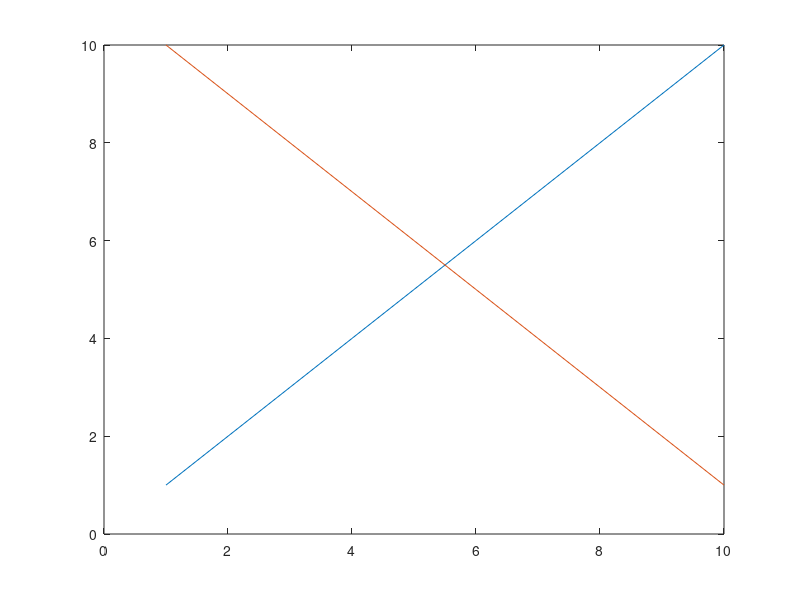

MATLAB code to generate this figure: (Note: this script raises an error after producing the figure.)
%=============================================================================
% Copyright (c) 2026-present Allan CORNET (Nelson)
%=============================================================================
% This file is part of Nelson.
%=============================================================================
% LICENCE_BLOCK_BEGIN
% SPDX-License-Identifier: LGPL-3.0-or-later
% LICENCE_BLOCK_END
%=============================================================================
% <--ADV-CLI MODE-->
%=============================================================================
% Outside legend: the axes gives up legend size + tick inset + 8pt from its outer box,
% Position follows the loose inset and the legend sits the gap away at a constant pixel size.
gap = 8 * 96 / 72;
W = 480;
H = 420;
f = figure('Visible', 'off', 'Position', [100 100 W H]);
plot(1:10, 'DisplayName', 'G1');
hold on;
plot(10:-1:1, 'DisplayName', 'G2');
ax = gca;
drawnow();
basePosition = ax.Position;
baseOuter = ax.OuterPosition;
asserts.isapprox(basePosition, [0.13 0.11 0.775 0.815], 1e-12);
asserts.isapprox(baseOuter, [0 0 1 1], 1e-12);
lgd = legend('Location', 'northeastoutside');
drawnow();
legendPixelSize = lgd.Position(3:4) .* [W H];
locations = {'northeastoutside', 'southeastoutside', 'eastoutside', 'bestoutside', ...
  'northwestoutside', 'southwestoutside', 'westoutside', 'northoutside', 'southoutside'};
for k = 1:numel(locations)
  lgd.Location = locations{k};
  drawnow();
  assertOutsideLegendLayout(ax, lgd, locations{k}, W, H, gap);
  asserts.isapprox(lgd.Position(3:4) .* [W H], legendPixelSize, 1e-6);
  asserts.isequal(char(ax.PositionConstraint), 'outerposition');
end
% back inside gives the room back
lgd.Location = 'northeast';
drawnow();
asserts.isapprox(ax.Position, basePosition, 1e-12);
asserts.isapprox(ax.OuterPosition, baseOuter, 1e-12);
% so does deleting the legend
lgd.Location = 'eastoutside';
drawnow();
asserts.istrue(ax.Position(3) < basePosition(3));
delete(lgd);
drawnow();
asserts.isapprox(ax.Position, basePosition, 1e-12);
asserts.isapprox(ax.OuterPosition, baseOuter, 1e-12);
close(f);
%=============================================================================
% a resize keeps the legend pixel size and re-derives the slot for the new size
f = figure('Visible', 'off', 'Position', [100 100 W H]);
plot(1:10, 'DisplayName', 'G1');
hold on;
plot(10:-1:1, 'DisplayName', 'G2');
ax = gca;
lgd = legend('Location', 'northeastoutside');
drawnow();
legendPixelSize = lgd.Position(3:4) .* [W H];
sizes = [860 420; 480 600; 300 300; 624 546];
for k = 1:size(sizes, 1)
  f.Position = [100 100 sizes(k, :)];
  drawnow();
  assertOutsideLegendLayout(ax, lgd, 'northeastoutside', sizes(k, 1), sizes(k, 2), gap);
  asserts.isapprox(lgd.Position(3:4) .* sizes(k, :), legendPixelSize, 1e-6);
end
% a legend title grows the legend and the slot with it
title(lgd, 'Group');
drawnow();
asserts.istrue(lgd.Position(4) * sizes(end, 2) > legendPixelSize(2));
assertOutsideLegendLayout(ax, lgd, 'northeastoutside', sizes(end, 1), sizes(end, 2), gap);
close(f);
%=============================================================================
% a manual Position gives the slot from Position itself, keeping its left edge
f = figure('Visible', 'off', 'Position', [100 100 W H]);
plot(1:10, 'DisplayName', 'G1');
hold on;
plot(10:-1:1, 'DisplayName', 'G2');
ax = gca;
ax.Position = [0.2 0.2 0.6 0.6];
drawnow();
lgd = legend('Location', 'northeastoutside');
drawnow();
asserts.isequal(char(ax.PositionConstraint), 'innerposition');
tight = ax.TightInset;
slot = lgd.Position(3) * W + tight(3) * W + gap;
asserts.isapprox(ax.Position, [0.2 0.2 0.6 - slot / W, 0.6], 1e-9);
asserts.isapprox(lgd.Position(1) * W, (ax.Position(1) + ax.Position(3) + tight(3)) * W + gap, 1e-6);
asserts.isapprox(lgd.Position(2) + lgd.Position(4), ax.Position(2) + ax.Position(4), 1e-9);
lgd.Location = 'northeast';
drawnow();
asserts.isapprox(ax.Position, [0.2 0.2 0.6 0.6], 1e-12);
close(f);
%=============================================================================
% only the peer axes of the legend gives up room
f = figure('Visible', 'off', 'Position', [100 100 860 420]);
ax1 = subplot(1, 2, 1);
plot(ax1, 1:10, 'DisplayName', 'G1');
ax2 = subplot(1, 2, 2);
plot(ax2, 1:10);
drawnow();
position2 = ax2.Position;
width1 = ax1.Position(3);
lgd = legend(ax1, 'Location', 'northeastoutside');
drawnow();
asserts.istrue(ax1.Position(3) < width1);
asserts.isapprox(ax2.Position, position2, 1e-12);
asserts.istrue(lgd.Position(1) >= ax1.Position(1) + ax1.Position(3));
close(f);
%=============================================================================
% an outside legend and an outside colorbar share the side of the same axes
f = figure('Visible', 'off', 'Position', [100 100 860 420]);
plot(1:10, 'DisplayName', 'G1');
hold on;
plot(10:-1:1, 'DisplayName', 'G2');
ax = gca;
lgd = legend('Location', 'northeastoutside');
cb = colorbar('Location', 'eastoutside');
drawnow();
f.Position = [100 100 640 420];
drawnow();
axRight = ax.Position(1) + ax.Position(3);
asserts.istrue(lgd.Position(1) >= axRight);
asserts.istrue(cb.Position(1) >= axRight);
asserts.istrue(lgd.Position(1) + lgd.Position(3) <= 1);
asserts.istrue(cb.Position(1) + cb.Position(3) <= 1);
close(f);
%=============================================================================
function assertOutsideLegendLayout(ax, lgd, location, W, H, gap)
  tight = ax.TightInset;
  lgdPx = lgd.Position .* [W H W H];
  position = ax.Position .* [W H W H];
  isEast = contains(location, 'east') || strcmp(location, 'bestoutside');
  if isEast
    slot = lgdPx(3) + tight(3) * W + gap;
    expectedOuter = [0, 0, 1 - slot / W, 1];
    asserts.isapprox(lgdPx(1), position(1) + position(3) + tight(3) * W + gap, 1e-6);
  elseif contains(location, 'west')
    slot = lgdPx(3) + tight(1) * W + gap;
    expectedOuter = [slot / W, 0, 1 - slot / W, 1];
    asserts.isapprox(lgdPx(1) + lgdPx(3), position(1) - tight(1) * W - gap, 1e-6);
  elseif strcmp(location, 'northoutside')
    slot = lgdPx(4) + tight(4) * H + gap;
    expectedOuter = [0, 0, 1, 1 - slot / H];
    asserts.isapprox(lgdPx(2), position(2) + position(4) + tight(4) * H + gap, 1e-6);
  else
    slot = lgdPx(4) + tight(2) * H + gap;
    expectedOuter = [0, slot / H, 1, 1 - slot / H];
    asserts.isapprox(lgdPx(2) + lgdPx(4), position(2) - tight(2) * H - gap, 1e-6);
  end
  asserts.isapprox(ax.OuterPosition, expectedOuter, 1e-9);
  % Position is the loose inset of the outer box
  expectedPosition = [expectedOuter(1) + 0.13 * expectedOuter(3), ...
    expectedOuter(2) + 0.11 * expectedOuter(4), 0.775 * expectedOuter(3), 0.815 * expectedOuter(4)];
  asserts.isapprox(ax.Position, expectedPosition, 1e-9);
  if isEast || contains(location, 'west')
    if startsWith(location, 'north') || strcmp(location, 'bestoutside')
      asserts.isapprox(lgdPx(2) + lgdPx(4), position(2) + position(4), 1e-6);
    elseif startsWith(location, 'south')
      asserts.isapprox(lgdPx(2), position(2), 1e-6);
    else
      asserts.isapprox(lgdPx(2) + lgdPx(4) / 2, position(2) + position(4) / 2, 1e-6);
    end
  else
    asserts.isapprox(lgdPx(1) + lgdPx(3) / 2, position(1) + position(3) / 2, 1e-6);
  end
end
%=============================================================================
